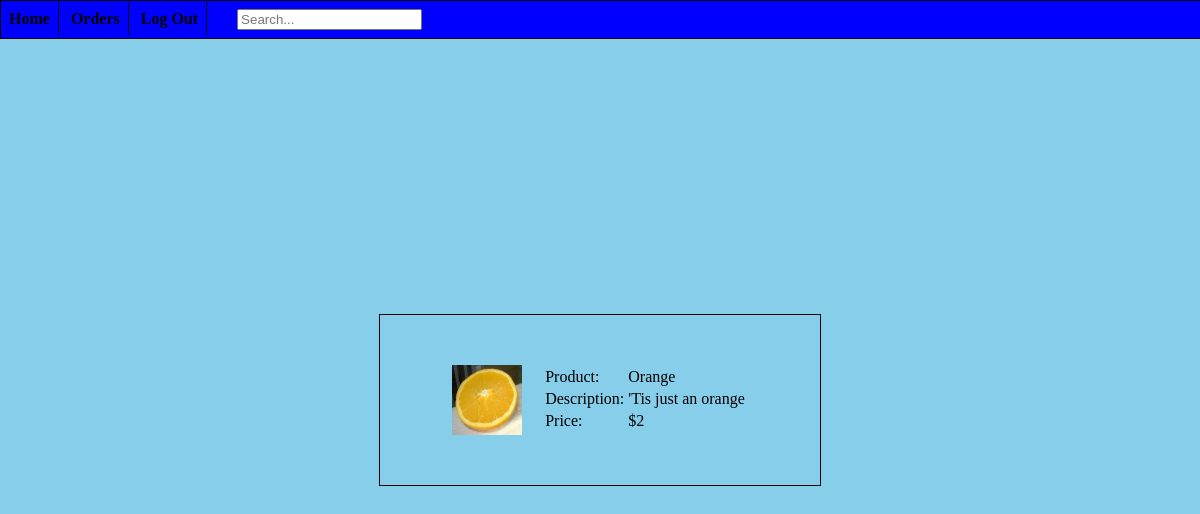
Screenshot of /purchase.php?id=2 (signed in) with the database file from the repository.
### tables this page shows
CREATE TABLE `shop` (
  `productID` int NOT NULL,
  `userID` int NOT NULL,
  `item` varchar(255) NOT NULL,
  `price` float(7,2) NOT NULL,
  `description` varchar(255) NOT NULL,
  `quantity` int NOT NULL,
  `imgPath` varchar(255) NOT NULL
);

### purchase.php (the view, shortened to what this page needs)
<?php
require('header.php');
if(isset($_SESSION['isLoggedInToLemonShop']) and $_SESSION['isLoggedInToLemonShop'] == true){
	echo("<div class='purchaseDiv'>");
	$productID = $_GET['id'];
	$stmt = $db->prepare("SELECT * FROM shop WHERE productID = ?");
	$stmt->bind_param("i", $productID);
	$stmt->execute();
	$result = $stmt->get_result();
	$row = $result->fetch_assoc();
	$productID = $row['productID'];
	$productName = $row['item'];
	$price = $row['price'];
	$desc = $row['description'];
	$quantity = $row['quantity'];
	echo("<img src='" . $row['imgPath'] . "' style='height: 70px; width: 70px; float: left;'/><table style='padding-left: 20px;'><tr><td>Product:</td><td>" . $productName . "</td></tr><tr><td>Description:</td><td>" . $desc . "</td></tr><tr><td>Price:</td><td>$" . $price . "</td></tr><tr><td rowspan='2' style='display: flex; position: absolute; left: 119px;'>");
	echo('<script src="https://www.paypal.com/sdk/js?client-id=AQUDW2NzyMB0edExztPC5xJOvSd0N7MLT4uFP3QLEL2eXpH--Yzuis0BNhNBJ1bqd5pv-zIl8QvzFwuE&currency=USD&disable-funding=credit,card"></script>
  	<div id="paypal-button-container"></div>
  	<script>
  		paypal.Buttons({
    createOrder: function(data, actions) {
        return actions.order.create({
            purchase_units: [{
                amount: {
                    currency_code: "USD",
                    value: "' . $price + 5 . '",
                    breakdown: {
                        item_total: {
                            currency_code: "USD",
                            value: "' . $price . '"
                        },
                        shipping: {
                            currency_code: "USD",
                            value: "5.00"
                        },
                    }
                },
                items: [{
                    name: "' . $productName . '",
                    description: "' . $desc . '",
                    unit_amount: {
                         currency_code: "USD",
                         value: "' . $price . '"
                    },
                    quantity: "' . $quantity . '"
                }
                ]
            }]
        })
    },
    onApprove: function(data, actions) {
        return actions.order.capture().then(function(details) {
            // When the transaction succeeds:
			window.location.replace("' . ENC_URL . 'orderComplete.php?productid=' . $productID . '");
        })
    }
}).render("#paypal-button-container")
  		//This function displays Smart Payment Buttons on your web page.
	</script></td></tr></table>');
	echo('</div></body></html>');
}
?>

### css/project.css (style rules this page uses)
body { margin:0; height: 100%; background:skyblue; overflow-x: hidden; }
.purchaseDiv { height: 170px; width: 400px; border: 1px solid black; padding-left: 20px; padding-right: 20px; display: flex; justify-content: center; align-items: center; position: absolute; top: 50%; left: 50%; transform: translate(-50%, -50%); }

### rows the page displays
shop: imgPath (picture), item "Orange", description "'Tis just an orange", price "2"
